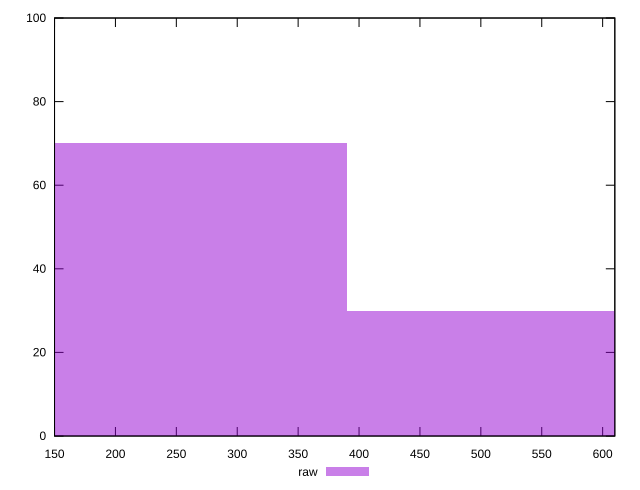

Generate this figure with gnuplot:
reset

$raw <<EOF
260.12863337897625 70
520.2572667579525 30
EOF

set key outside below
set boxwidth 260.12863337897625
set xrange [150:610]
set yrange [0:100]
set trange [0:100]
set style fill transparent solid 0.5 noborder
set terminal svg size 640, 490 enhanced background rgb 'white'
set output "report_00013_2021-02-09T12-04-24.940Z/uses-webp-images/samples/pages+cached+noadtech/raw/histogram.svg"

plot $raw title "raw" with boxes

reset
